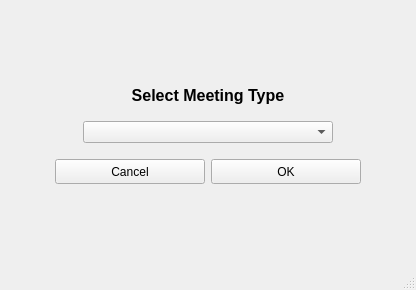
<?xml version="1.0" encoding="UTF-8"?>
<ui version="4.0">
 <class>MainWindow</class>
 <widget class="QMainWindow" name="MainWindow">
  <property name="geometry">
   <rect>
    <x>0</x>
    <y>0</y>
    <width>416</width>
    <height>290</height>
   </rect>
  </property>
  <property name="minimumSize">
   <size>
    <width>416</width>
    <height>290</height>
   </size>
  </property>
  <property name="windowTitle">
   <string>Meeting Memo Capture</string>
  </property>
  <widget class="QWidget" name="centralwidget">
   <layout class="QHBoxLayout" name="horizontalLayout">
    <item>
     <spacer name="horizontalSpacer">
      <property name="orientation">
       <enum>Qt::Horizontal</enum>
      </property>
      <property name="sizeHint" stdset="0">
       <size>
        <width>35</width>
        <height>20</height>
       </size>
      </property>
     </spacer>
    </item>
    <item>
     <layout class="QVBoxLayout" name="verticalLayout">
      <item>
       <spacer name="verticalSpacer_2">
        <property name="orientation">
         <enum>Qt::Vertical</enum>
        </property>
        <property name="sizeHint" stdset="0">
         <size>
          <width>20</width>
          <height>40</height>
         </size>
        </property>
       </spacer>
      </item>
      <item alignment="Qt::AlignHCenter">
       <widget class="QLabel" name="lblHeader">
        <property name="minimumSize">
         <size>
          <width>190</width>
          <height>20</height>
         </size>
        </property>
        <property name="maximumSize">
         <size>
          <width>250</width>
          <height>20</height>
         </size>
        </property>
        <property name="font">
         <font>
          <pointsize>12</pointsize>
          <weight>75</weight>
          <bold>true</bold>
         </font>
        </property>
        <property name="text">
         <string>Select Meeting Type</string>
        </property>
        <property name="alignment">
         <set>Qt::AlignCenter</set>
        </property>
       </widget>
      </item>
      <item>
       <spacer name="verticalSpacer">
        <property name="orientation">
         <enum>Qt::Vertical</enum>
        </property>
        <property name="sizeType">
         <enum>QSizePolicy::Fixed</enum>
        </property>
        <property name="sizeHint" stdset="0">
         <size>
          <width>20</width>
          <height>10</height>
         </size>
        </property>
       </spacer>
      </item>
      <item alignment="Qt::AlignHCenter">
       <widget class="QComboBox" name="cmbMeetingTypes">
        <property name="minimumSize">
         <size>
          <width>250</width>
          <height>0</height>
         </size>
        </property>
        <property name="maximumSize">
         <size>
          <width>150</width>
          <height>16777215</height>
         </size>
        </property>
       </widget>
      </item>
      <item>
       <spacer name="verticalSpacer_4">
        <property name="orientation">
         <enum>Qt::Vertical</enum>
        </property>
        <property name="sizeType">
         <enum>QSizePolicy::Fixed</enum>
        </property>
        <property name="sizeHint" stdset="0">
         <size>
          <width>20</width>
          <height>10</height>
         </size>
        </property>
       </spacer>
      </item>
      <item>
       <layout class="QHBoxLayout" name="horizontalLayout_2">
        <item>
         <widget class="QPushButton" name="btnCancel">
          <property name="minimumSize">
           <size>
            <width>150</width>
            <height>25</height>
           </size>
          </property>
          <property name="maximumSize">
           <size>
            <width>150</width>
            <height>25</height>
           </size>
          </property>
          <property name="layoutDirection">
           <enum>Qt::LeftToRight</enum>
          </property>
          <property name="text">
           <string>Cancel</string>
          </property>
         </widget>
        </item>
        <item>
         <widget class="QPushButton" name="btnOK">
          <property name="minimumSize">
           <size>
            <width>150</width>
            <height>25</height>
           </size>
          </property>
          <property name="maximumSize">
           <size>
            <width>150</width>
            <height>25</height>
           </size>
          </property>
          <property name="text">
           <string>OK</string>
          </property>
         </widget>
        </item>
       </layout>
      </item>
      <item>
       <spacer name="verticalSpacer_3">
        <property name="orientation">
         <enum>Qt::Vertical</enum>
        </property>
        <property name="sizeHint" stdset="0">
         <size>
          <width>20</width>
          <height>40</height>
         </size>
        </property>
       </spacer>
      </item>
     </layout>
    </item>
    <item>
     <spacer name="horizontalSpacer_2">
      <property name="orientation">
       <enum>Qt::Horizontal</enum>
      </property>
      <property name="sizeHint" stdset="0">
       <size>
        <width>35</width>
        <height>20</height>
       </size>
      </property>
     </spacer>
    </item>
   </layout>
  </widget>
  <widget class="QMenuBar" name="menubar">
   <property name="geometry">
    <rect>
     <x>0</x>
     <y>0</y>
     <width>416</width>
     <height>21</height>
    </rect>
   </property>
  </widget>
  <widget class="QStatusBar" name="statusbar"/>
 </widget>
 <resources/>
 <connections/>
</ui>
